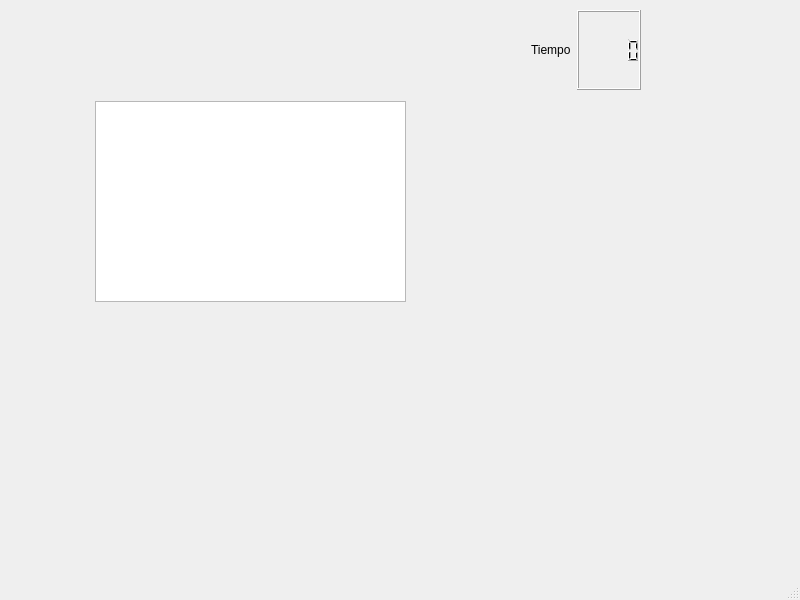
<?xml version="1.0" encoding="UTF-8"?>
<ui version="4.0">
 <class>MainWindow</class>
 <widget class="QMainWindow" name="MainWindow">
  <property name="geometry">
   <rect>
    <x>0</x>
    <y>0</y>
    <width>800</width>
    <height>600</height>
   </rect>
  </property>
  <property name="windowTitle">
   <string>MainWindow</string>
  </property>
  <widget class="QWidget" name="centralwidget">
   <widget class="QGraphicsView" name="graphicsView">
    <property name="geometry">
     <rect>
      <x>95</x>
      <y>101</y>
      <width>311</width>
      <height>201</height>
     </rect>
    </property>
   </widget>
   <widget class="QWidget" name="horizontalLayoutWidget">
    <property name="geometry">
     <rect>
      <x>80</x>
      <y>10</y>
      <width>561</width>
      <height>80</height>
     </rect>
    </property>
    <layout class="QHBoxLayout" name="horizontalLayout">
     <item>
      <spacer name="horizontalSpacer">
       <property name="orientation">
        <enum>Qt::Horizontal</enum>
       </property>
       <property name="sizeHint" stdset="0">
        <size>
         <width>40</width>
         <height>20</height>
        </size>
       </property>
      </spacer>
     </item>
     <item>
      <widget class="QLabel" name="label">
       <property name="text">
        <string>Tiempo</string>
       </property>
      </widget>
     </item>
     <item>
      <widget class="QLCDNumber" name="lcdNumber"/>
     </item>
    </layout>
   </widget>
  </widget>
  <widget class="QMenuBar" name="menuBar">
   <property name="geometry">
    <rect>
     <x>0</x>
     <y>0</y>
     <width>800</width>
     <height>20</height>
    </rect>
   </property>
  </widget>
  <widget class="QStatusBar" name="statusbar"/>
 </widget>
 <resources/>
 <connections/>
</ui>
